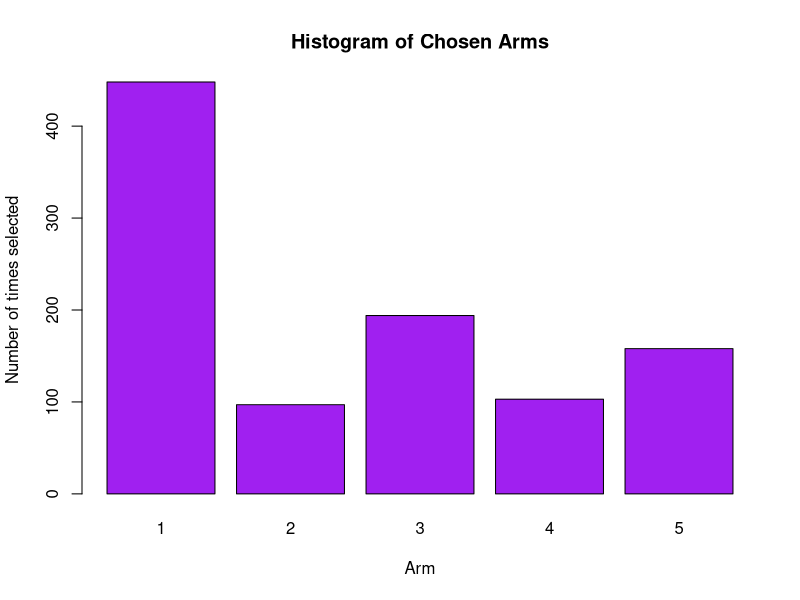
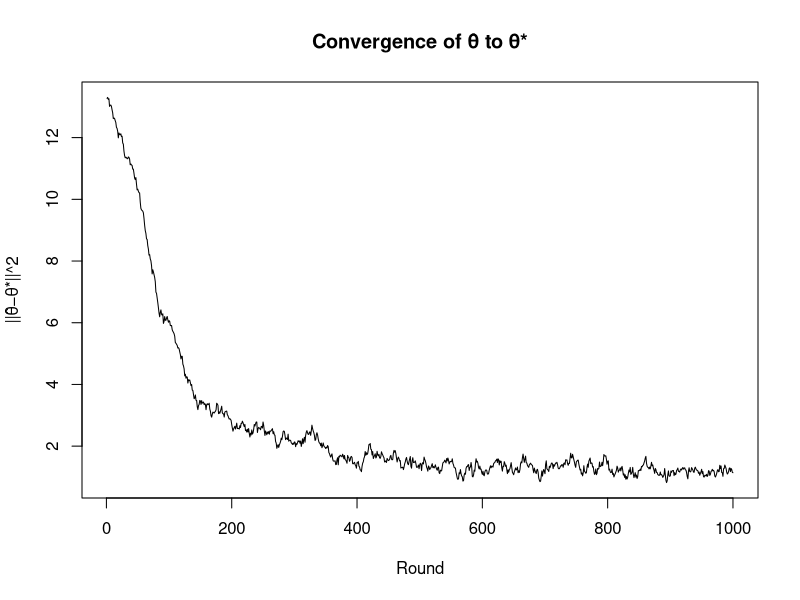
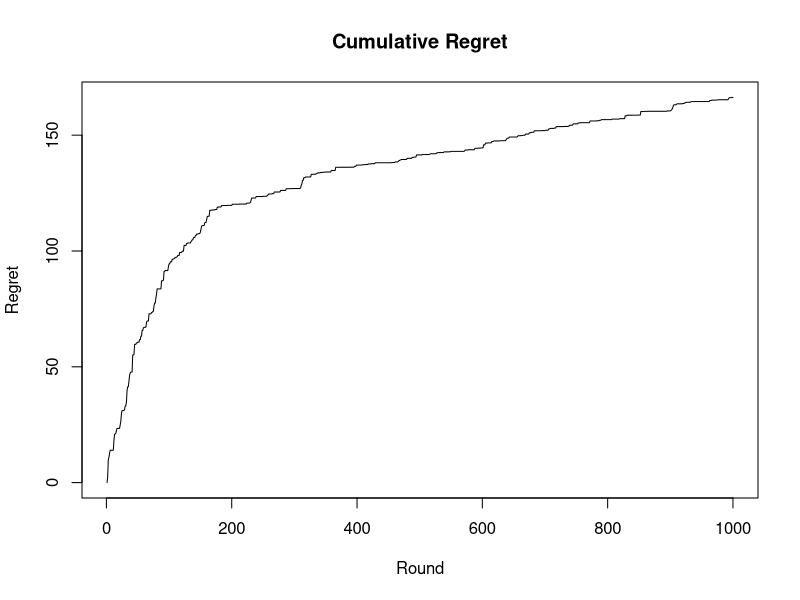
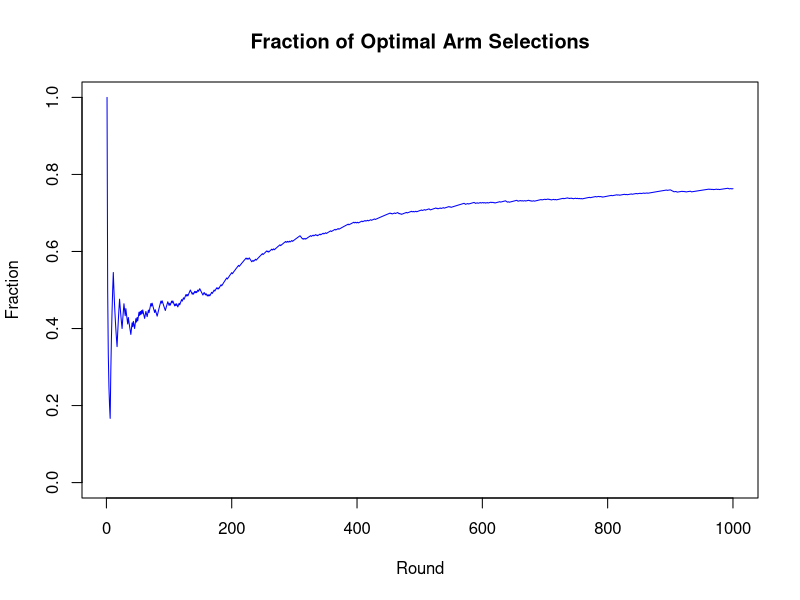

These figures' R source, in order:
# Parameters
T <- 1000
K <- 5              
d_context <- 4      
d <- K * d_context  

sigma0 <- 0.5
sigma  <- 1

# FG / Barker hyperparameters
h <- .1
eta <- 1/(sigma^2)
K_barker <- 1      
lambda_fg <- 0.5
b_cap <- 0.5
lambda_my <- .1   # smoothing parameter for Moreau–Yosida approx

set.seed(123)
theta_star <- c(rep(5, 4), rnorm(d - 4, mean = 2, sd = sigma0))

# feature map
phi_map <- function(X, a) 
{
  vec <- rep(0, d)
  st <- (a - 1) * d_context + 1
  end_idx <- st + d_context - 1
  vec[st:end_idx] <- X
  vec
}

# ----- Moreau–Yosida smoothed derivative -----
# derivative of [-min(x,a)] approx
grad_my_envelope <- function(x, a, lam) 
{
  ifelse(
    x <= a - lam, -1,
    ifelse(x >= a, 0, (x - a) / lam)
  )
}

# ----- Gradient of smoothed FGTS -----
grad_loss_myfg <- function(theta) 
{
  grad_prior <- theta / (sigma0^2)
  grad_sqerr <- eta * (A %*% theta - b_vec)
  
  grad_fg <- rep(0, d)
  if (length(Phi_list) > 0) 
  {
    Phi_mat <- do.call(rbind, Phi_list)
    preds <- Phi_mat %*% theta
    # smooth derivative term
    gvals <- grad_my_envelope(preds, b_cap, lambda_my)
    grad_fg <- lambda_fg * colSums(Phi_mat * as.numeric(gvals))
  }
  
  drop(grad_prior + grad_sqerr + grad_fg)
}


# storage
regrets <- numeric(T)
chosen_arms <- integer(T)
optimal_arms <- integer(T)
errors1 <- numeric(T)

theta_curr <- rep(0, d)
A <- matrix(0, d, d)
b_vec <- rep(0, d)
Phi_list <- list()

for (t in 1:T) 
{
  X_t <- rnorm(d_context)
  
  # Barker updates instead of LMC
  for (k in 1:K_barker) 
  {
    grad_curr <- grad_loss_myfg(theta_curr)
    w <- rnorm(d, 0, h)
    p <- plogis(-0.5 * grad_curr * w)
    b <- ifelse(runif(d) < p, 1, -1)
    theta_curr <- theta_curr + b * w
  }
  
  # select arm
  pred_rewards <- sapply(1:K, function(a) sum(phi_map(X_t, a) * theta_curr))
  a_t <- which.max(pred_rewards)
  chosen_arms[t] <- a_t
  
  # reward + regret
  eps_t <- rnorm(1, sd = sigma)
  phi_t <- phi_map(X_t, a_t)
  r_t <- sum(phi_t * theta_star) + eps_t
  
  opt_rewards <- sapply(1:K, function(a) sum(phi_map(X_t, a) * theta_star))
  optimal_arms[t] <- which.max(opt_rewards)
  regrets[t] <- max(opt_rewards) - sum(phi_map(X_t, a_t) * theta_star)
  
  # update stats
  A <- A + tcrossprod(phi_t)
  b_vec <- b_vec + phi_t * r_t
  Phi_list[[length(Phi_list) + 1]] <- phi_t
  
  errors1[t] <- sqrt(sum((theta_curr - theta_star)^2))
}

# --- Evaluation ---
cumulative_regret <- cumsum(regrets)
cat(sprintf("Final cumulative regret: %.2f\n", cumulative_regret[T]))

cat("\nArm selection frequencies:\n")
print(table(chosen_arms))
barplot(table(chosen_arms), col="purple",
        main="Histogram of Chosen Arms",
        xlab="Arm", ylab="Number of times selected")

accuracy <- mean(chosen_arms == optimal_arms) 
cat(sprintf("\nAccuracy of optimal arm selection: %.2f%%\n", 100 * accuracy))

plot(errors1, type="l", main="Convergence of θ̂ to θ*",
     xlab="Round", ylab="||θ̂−θ*||^2")

plot(cumulative_regret, type="l", main="Cumulative Regret",
     xlab="Round", ylab="Regret")

optimal_fraction <- cumsum(chosen_arms == optimal_arms) / (1:T)
plot(optimal_fraction, type="l", col="blue",
     main="Fraction of Optimal Arm Selections",
     ylim=c(0,1), xlab="Round", ylab="Fraction")
